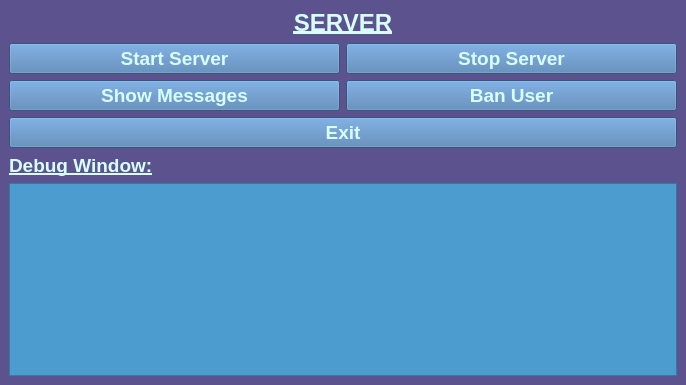
<?xml version="1.0" encoding="UTF-8"?>
<ui version="4.0">
 <class>MainWindow</class>
 <widget class="QMainWindow" name="MainWindow">
  <property name="geometry">
   <rect>
    <x>0</x>
    <y>0</y>
    <width>686</width>
    <height>385</height>
   </rect>
  </property>
  <property name="windowTitle">
   <string>MainWindow</string>
  </property>
  <property name="styleSheet">
   <string notr="true">background-color: rgb(92,83,142);
</string>
  </property>
  <widget class="QWidget" name="centralwidget">
   <layout class="QVBoxLayout" name="verticalLayout_4">
    <item>
     <layout class="QVBoxLayout" name="verticalLayout_3" stretch="0,0,1">
      <item>
       <widget class="QLabel" name="serverLabel">
        <property name="font">
         <font>
          <pointsize>18</pointsize>
          <bold>true</bold>
          <underline>true</underline>
         </font>
        </property>
        <property name="styleSheet">
         <string notr="true">color: rgb(215,255,255);</string>
        </property>
        <property name="text">
         <string>SERVER</string>
        </property>
        <property name="alignment">
         <set>Qt::AlignCenter</set>
        </property>
       </widget>
      </item>
      <item>
       <layout class="QVBoxLayout" name="verticalLayout_2" stretch="0,1">
        <item>
         <layout class="QGridLayout" name="gridLayout">
          <item row="0" column="1">
           <widget class="QPushButton" name="stopServerButton">
            <property name="font">
             <font>
              <pointsize>14</pointsize>
              <bold>true</bold>
             </font>
            </property>
            <property name="styleSheet">
             <string notr="true">color: rgb(215,255,255);
background-color: rgb(72,120,174);</string>
            </property>
            <property name="text">
             <string>Stop Server</string>
            </property>
           </widget>
          </item>
          <item row="1" column="1">
           <widget class="QPushButton" name="bannUserButton">
            <property name="font">
             <font>
              <pointsize>14</pointsize>
              <bold>true</bold>
             </font>
            </property>
            <property name="styleSheet">
             <string notr="true">color: rgb(215,255,255);
background-color: rgb(72,120,174);</string>
            </property>
            <property name="text">
             <string>Ban User</string>
            </property>
           </widget>
          </item>
          <item row="0" column="0">
           <widget class="QPushButton" name="startServerButton">
            <property name="font">
             <font>
              <pointsize>14</pointsize>
              <bold>true</bold>
             </font>
            </property>
            <property name="styleSheet">
             <string notr="true">color: rgb(215,255,255);
background-color: rgb(72,120,174);</string>
            </property>
            <property name="text">
             <string>Start Server</string>
            </property>
           </widget>
          </item>
          <item row="1" column="0">
           <widget class="QPushButton" name="showMessagesButton">
            <property name="font">
             <font>
              <pointsize>14</pointsize>
              <bold>true</bold>
             </font>
            </property>
            <property name="styleSheet">
             <string notr="true">color: rgb(215,255,255);
background-color: rgb(72,120,174);</string>
            </property>
            <property name="text">
             <string>Show Messages</string>
            </property>
           </widget>
          </item>
         </layout>
        </item>
        <item>
         <widget class="QPushButton" name="exitButton">
          <property name="font">
           <font>
            <pointsize>14</pointsize>
            <bold>true</bold>
           </font>
          </property>
          <property name="styleSheet">
           <string notr="true">color: rgb(215,255,255);
background-color: rgb(72,120,174);</string>
          </property>
          <property name="text">
           <string>Exit</string>
          </property>
         </widget>
        </item>
       </layout>
      </item>
      <item>
       <layout class="QVBoxLayout" name="verticalLayout">
        <item>
         <widget class="QLabel" name="labelDebugWindow">
          <property name="font">
           <font>
            <pointsize>14</pointsize>
            <bold>true</bold>
            <underline>true</underline>
           </font>
          </property>
          <property name="styleSheet">
           <string notr="true">color: rgb(215,255,255);
</string>
          </property>
          <property name="text">
           <string>Debug Window:</string>
          </property>
         </widget>
        </item>
        <item>
         <widget class="QTextBrowser" name="debugWindowBrowser">
          <property name="font">
           <font>
            <pointsize>14</pointsize>
           </font>
          </property>
          <property name="styleSheet">
           <string notr="true">background-color: rgb(77,156,208);</string>
          </property>
         </widget>
        </item>
       </layout>
      </item>
     </layout>
    </item>
   </layout>
  </widget>
 </widget>
 <resources/>
 <connections/>
</ui>
